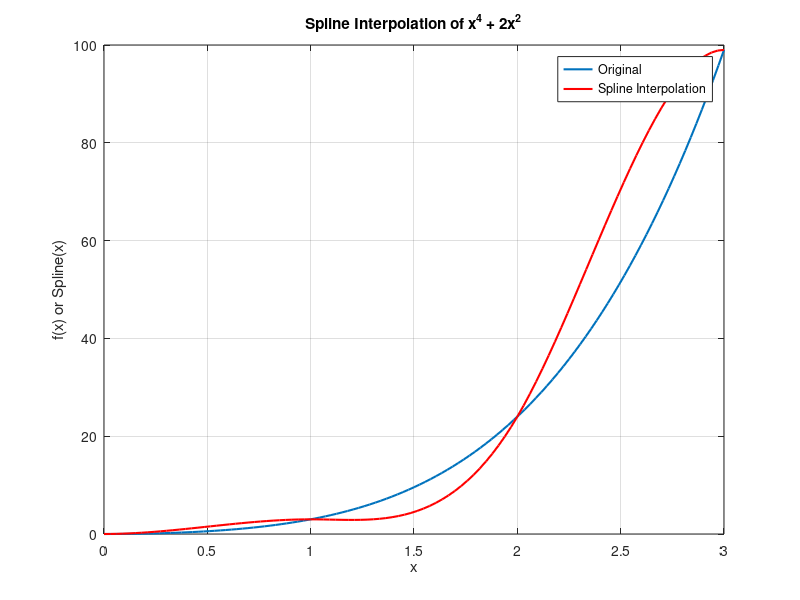

This chart was generated by the following MATLAB code:
% HW6: Q2
f = @(x) x.^4 + 2*x.^2;

x_points = [0, 1, 2, 3];
f_values = f(x_points);

spline_coefs = spline(x_points, [0 f_values 0]);
x_fine = linspace(0, 3, 100);
spline_values = ppval(spline_coefs, x_fine);

figure;
fplot(f, [0, 3], 'LineWidth', 1.5);
hold on;
plot(x_fine, spline_values, 'r', 'LineWidth', 1.5);
legend('Original', 'Spline Interpolation');
xlabel('x');
ylabel('f(x) or Spline(x)');
title('Spline Interpolation of x^4 + 2x^2');
grid on;